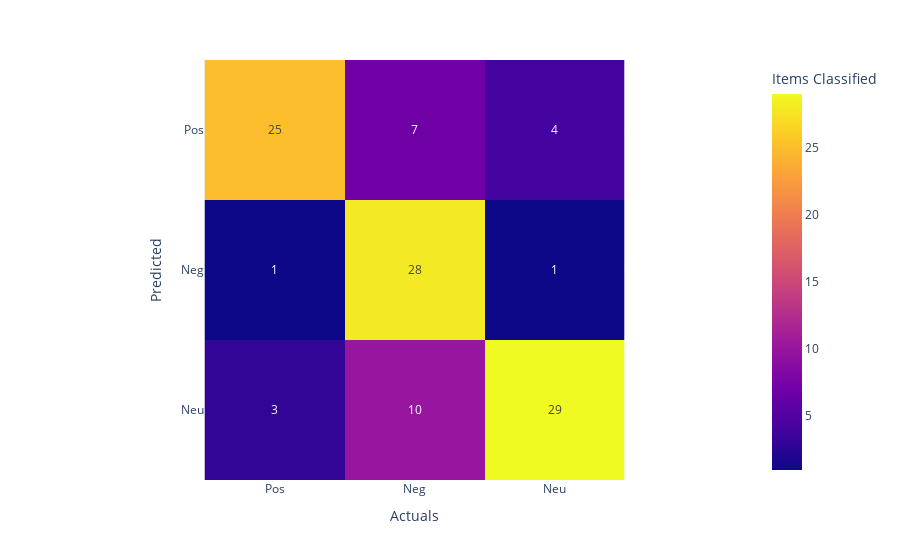

Source (notebook cell):
### Code cell
svm_model(sugar_tax_count_vect_df, labels_sugar_tax, "sentiment")

### Figure 1 — Plotly figure (JSON) as saved in the notebook; plotly's stock layout.template omitted (floating-point values rounded to 4 significant figures)
{"data": [{"coloraxis": "coloraxis", "hovertemplate": "Actuals: %{x}<br>Predicted: %{y}<br>Items Classified: %{z}<extra></extra>", "name": "0", "texttemplate": "%{z}", "type": "heatmap", "x": ["Pos", "Neg", "Neu"], "xaxis": "x", "y": ["Pos", "Neg", "Neu"], "yaxis": "y", "z": [[25, 7, 4], [1, 28, 1], [3, 10, 29]]}], "layout": {"coloraxis": {"colorbar": {"title": {"text": "Items Classified"}}, "colorscale": [[0, "#0d0887"], [0.1111, "#46039f"], [0.2222, "#7201a8"], [0.3333, "#9c179e"], [0.4444, "#bd3786"], [0.5556, "#d8576b"], [0.6667, "#ed7953"], [0.7778, "#fb9f3a"], [0.8889, "#fdca26"], [1, "#f0f921"]]}, "margin": {"t": 60}, "xaxis": {"anchor": "y", "constrain": "domain", "domain": [0, 1], "scaleanchor": "y", "title": {"text": "Actuals"}}, "yaxis": {"anchor": "x", "autorange": "reversed", "constrain": "domain", "domain": [0, 1], "title": {"text": "Predicted"}}}}
